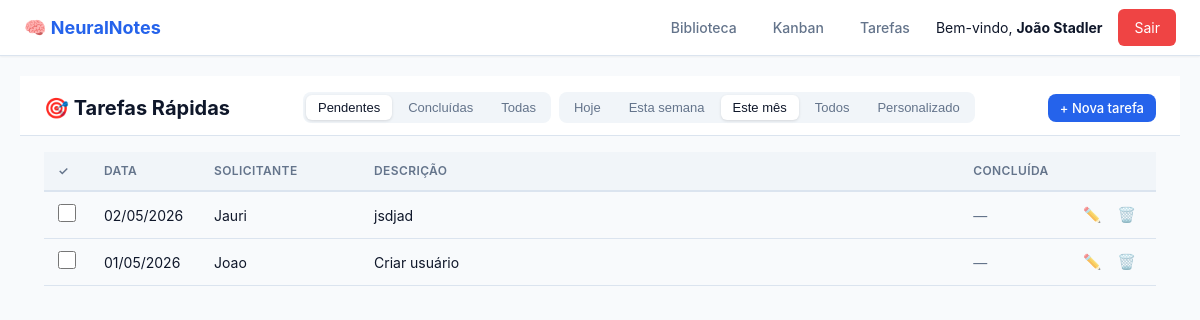
Screenshot of /tarefas (signed in) with the database file from the repository.
### models.py (models this page shows, shortened)
class Usuario(UserMixin, db.Model):
    __tablename__ = 'usuarios'
    id = db.Column(db.Integer, primary_key=True)
    nome = db.Column(db.String(255), nullable=False)
    usuario = db.Column(db.String(80), nullable=False, unique=True, index=True)
    senha_hash = db.Column(db.String(255), nullable=False)
    criado_em = db.Column(db.DateTime, default=datetime.utcnow)
    topicos = db.relationship('Topico', backref='usuario', lazy=True, cascade='all, delete-orphan')
    colunas_kanban = db.relationship('ColunaKanban', backref='usuario', lazy=True, cascade='all, delete-orphan')
    tarefas_faceis = db.relationship('TarefaFacil', backref='usuario', lazy=True, cascade='all, delete-orphan')
    icones_customizados = db.relationship('IconeCustomizado', backref='usuario', lazy=True, cascade='all, delete-orphan')

class TarefaFacil(db.Model):
    __tablename__ = 'tarefas_faceis'
    id = db.Column(db.Integer, primary_key=True)
    id_usuario = db.Column(db.Integer, db.ForeignKey('usuarios.id', ondelete='CASCADE'), nullable=False)
    data_tarefa = db.Column(db.Date, nullable=False)
    solicitante = db.Column(db.String(255), default='')
    descricao = db.Column(db.Text, nullable=False)
    concluida = db.Column(db.Boolean, default=False)
    concluida_em = db.Column(db.DateTime, nullable=True)
    observacao_conclusao = db.Column(db.Text, nullable=True)
    criado_em = db.Column(db.DateTime, default=datetime.utcnow)
    atualizado_em = db.Column(db.DateTime, default=datetime.utcnow, onupdate=datetime.utcnow)
    __table_args__ = (
        db.Index('idx_tarefas_faceis_usuario_data', 'id_usuario', 'concluida', 'data_tarefa'),
    )

### app/routes/tarefas.py (the view)
@bp_tarefas.route('')
@login_required
def tarefas():
    itens = (
        TarefaFacil.query
        .filter_by(id_usuario=current_user.id)
        .order_by(TarefaFacil.data_tarefa.desc(), TarefaFacil.criado_em.desc())
        .all()
    )
    return render_template('tarefas/tarefas.html', tarefas=itens)

### app/templates/tarefas/tarefas.html (shortened to what this page needs)
{% extends "base.html" %}
{% block content %}
<div class="tf-page">
  <div class="tf-header">
    <h1>🎯 Tarefas Rápidas</h1>
    <div class="tf-filters">
      <div class="tf-filter-group" id="filterStatus">
        <button class="tf-filter-btn ativo" data-status="pendentes">Pendentes</button>
        <button class="tf-filter-btn"       data-status="concluidas">Concluídas</button>
        <button class="tf-filter-btn"       data-status="todas">Todas</button>
      </div>
      <div class="tf-filter-group" id="filterData">
        <button class="tf-filter-btn"       data-periodo="hoje">Hoje</button>
        <button class="tf-filter-btn"       data-periodo="semana">Esta semana</button>
        <button class="tf-filter-btn ativo" data-periodo="mes">Este mês</button>
        <button class="tf-filter-btn"       data-periodo="todos">Todos</button>
        <button class="tf-filter-btn"       data-periodo="custom">Personalizado</button>
      </div>
    </div>
    <button class="btn btn-primary btn-sm" onclick="abrirModal()">+ Nova tarefa</button>
  </div>
  <div class="tf-body">
    <table class="tf-table" id="tabelaTarefas">
      <thead>
        <tr>
          <th class="tf-col-check">✓</th>
          <th class="tf-col-data">Data</th>
          <th class="tf-col-sol">Solicitante</th>
          <th class="tf-col-desc">Descrição</th>
          <th class="tf-col-conc">Concluída</th>
          <th class="tf-col-acoes"></th>
        </tr>
      </thead>
      <tbody id="tbodyTarefas">
        {% for t in tarefas %}
        <tr data-id="{{ t.id }}"
            data-data="{{ t.data_tarefa.isoformat() }}"
            data-concluida="{{ 'true' if t.concluida else 'false' }}"
            class="{{ 'concluida' if t.concluida else '' }}">
          <td class="tf-col-check">
            <input type="checkbox" class="tf-check"
                   {{ 'checked' if t.concluida else '' }}
                   onchange="toggleTarefa({{ t.id }}, this)">
          </td>
          <td class="tf-col-data">{{ t.data_tarefa.strftime('%d/%m/%Y') }}</td>
          <td class="tf-col-sol">{{ t.solicitante or '—' }}</td>
          <td class="tf-col-desc">
            <div class="tf-desc-text">{{ t.descricao }}</div>
          </td>
          <td class="tf-col-conc tf-cell-conc">{{ t.concluida_em.strftime('%d/%m/%Y') if t.concluida_em else '—' }}</td>
          <td class="tf-col-acoes">
            <button class="tf-btn-icon" title="Editar"
                    onclick="abrirModalEditar({{ t.id }}, '{{ t.data_tarefa.isoformat() }}', {{ t.solicitante|tojson }}, {{ t.descricao|tojson }})">✏️</button>
            <button class="tf-btn-icon" title="Excluir"
                    onclick="excluirTarefa({{ t.id }})">🗑️</button>
          </td>
        </tr>
        {% endfor %}
      </tbody>
    </table>
  </div>
</div>
{% endblock %}

### app/templates/base.html (shortened to what this page needs)
<!DOCTYPE html>
<html lang="pt-BR">
<head>
    <link href="{{ url_for('static', filename='css/style.css') }}" rel="stylesheet">
</head>
<body>
    {% if current_user.is_authenticated %}
    <nav class="navbar">
        <div class="navbar-brand">
            <a href="{{ url_for('main.dashboard') }}" class="brand-logo">🧠 NeuralNotes</a>
        </div>
        <div class="navbar-menu">
            <a href="{{ url_for('main.dashboard') }}" class="navbar-item navbar-link">Biblioteca</a>
            <a href="{{ url_for('kanban.kanban') }}" class="navbar-item navbar-link">Kanban</a>
            <a href="{{ url_for('tarefas.tarefas') }}" class="navbar-item navbar-link">Tarefas</a>
            <span class="navbar-item">Bem-vindo, <strong>{{ current_user.nome }}</strong></span>
            <a href="{{ url_for('auth.logout') }}" class="navbar-item btn-logout">Sair</a>
        </div>
    </nav>
    {% endif %}
    <div class="container">
        {% block content %}{% endblock %}
    </div>
</body>
</html>

### app/static/css/style.css (style rules this page uses)
* { margin: 0; padding: 0; box-sizing: border-box; }
:root { --bg: #f8fafc; --painel: #ffffff; --cartao: #f1f5f9; --borda: #dbe4ef; --destaque: #2563eb; --verde: #16a34a; --rosa: #ef4444; --ambar: #d97706; --roxo: #7c3aed; --texto: #0f172a; --apagado: #64748b; --shadow-sm: 0 1px 2px rgba(0, 0, 0, 0.05); --shadow-md: 0 4px 6px rgba(0, 0, 0, 0.1); --shadow-lg: 0 10px 15px rgba(0, 0, 0, 0.1); }
html, body { height: 100%; width: 100%; font-family: -apple-system, BlinkMacSystemFont, 'Segoe UI', 'Roboto', 'Oxygen', 'Ubuntu', 'Cantarell', 'Fira Sans', 'Droid Sans', 'Helvetica Neue', sans-serif; -webkit-font-smoothing: antialiased; -moz-osx-font-smoothing: grayscale; }
body { background-color: var(--bg); color: var(--texto); line-height: 1.5; }
.navbar { height: 56px; background-color: var(--painel); border-bottom: 1px solid var(--borda); display: flex; justify-content: space-between; align-items: center; padding: 0 24px; position: sticky; top: 0; z-index: 100; box-shadow: var(--shadow-sm); }
.navbar-brand { display: flex; align-items: center; }
.brand-logo { font-size: 18px; font-weight: 700; color: var(--destaque); text-decoration: none; display: flex; align-items: center; gap: 8px; }
.navbar-menu { display: flex; align-items: center; gap: 16px; }
.navbar-item { font-size: 14px; color: var(--texto); }
.navbar-link { text-decoration: none; color: var(--apagado); font-size: 14px; font-weight: 500; padding: 6px 10px; border-radius: 6px; transition: background 0.15s, color 0.15s; }
.btn-logout { background-color: var(--rosa); color: white; padding: 8px 16px; border-radius: 6px; text-decoration: none; transition: all 0.2s; }
.container { max-width: 1200px; margin: 0 auto; padding: 20px; }
.btn { display: inline-flex; align-items: center; justify-content: center; gap: 8px; padding: 10px 16px; border: none; border-radius: 8px; font-size: 14px; font-weight: 500; cursor: pointer; transition: all 0.2s; text-decoration: none; font-family: inherit; }
.btn-primary { background-color: var(--destaque); color: white; }
.btn-sm { padding: 6px 12px; font-size: 13px; }
table { width: 100%; border-collapse: collapse; }
th { background-color: var(--cartao); padding: 12px; text-align: left; font-weight: 600; font-size: 13px; color: var(--apagado); text-transform: uppercase; }
td { padding: 12px; border-bottom: 1px solid var(--borda); }

### app/templates/tarefas/tarefas.html (style rules this page uses)
.tf-page { display: flex; flex-direction: column; height: calc(100vh - 56px); padding: 0; max-width: 100%; }
.tf-header { display: flex; align-items: center; justify-content: space-between; padding: 16px 24px 12px; background: var(--painel); border-bottom: 1px solid var(--borda); flex-shrink: 0; gap: 12px; flex-wrap: wrap; }
.tf-header h1 { font-size: 20px; font-weight: 700; color: var(--texto); margin: 0; white-space: nowrap; }
.tf-filters { display: flex; align-items: center; gap: 8px; flex-wrap: wrap; }
.tf-filter-group { display: flex; gap: 4px; background: var(--cartao); border-radius: 8px; padding: 3px; }
.tf-filter-btn { background: none; border: none; border-radius: 6px; padding: 5px 12px; font-size: 13px; font-weight: 500; cursor: pointer; color: var(--apagado); transition: all 0.15s; white-space: nowrap; }
.tf-filter-btn.ativo { background: var(--painel); color: var(--texto); box-shadow: 0 1px 3px rgba(0,0,0,.12); }
.tf-body { flex: 1; overflow-y: auto; padding: 0 24px 24px; }
.tf-table { width: 100%; border-collapse: collapse; margin-top: 16px; }
.tf-table th { background: var(--cartao); padding: 10px 14px; text-align: left; font-size: 12px; font-weight: 600; color: var(--apagado); text-transform: uppercase; letter-spacing: .4px; border-bottom: 2px solid var(--borda); position: sticky; top: 0; z-index: 1; }
.tf-table td { padding: 10px 14px; border-bottom: 1px solid var(--borda); font-size: 14px; vertical-align: middle; }
.tf-col-check { width: 42px; text-align: center; }
.tf-col-data { width: 110px; white-space: nowrap; }
.tf-col-sol { width: 160px; }
.tf-col-conc { width: 100px; white-space: nowrap; color: var(--apagado); font-size: 12px; }
.tf-col-acoes { width: 80px; text-align: right; white-space: nowrap; }
.tf-check { width: 18px; height: 18px; cursor: pointer; accent-color: var(--verde); }
.tf-btn-icon { background: none; border: none; cursor: pointer; padding: 4px 6px; border-radius: 6px; font-size: 15px; transition: background .15s; opacity: .65; }

### rows the page displays
Usuario: nome "João Stadler"
TarefaFacil: data_tarefa "02/05/2026", solicitante "Jauri", descricao "jsdjad", concluida_em "—"
TarefaFacil: data_tarefa "01/05/2026", solicitante "Joao", descricao "Criar usuário", concluida_em "—"
